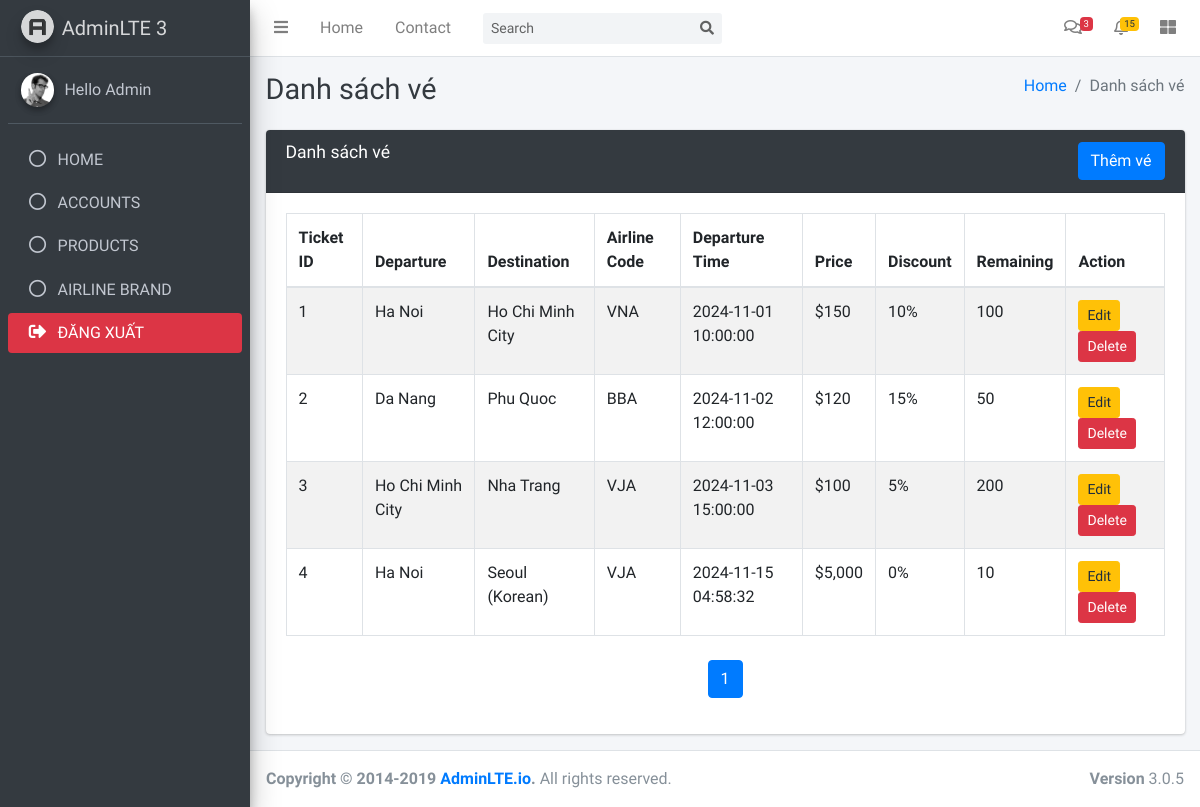
Before: /admin/product.php (signed in) with the older database file.
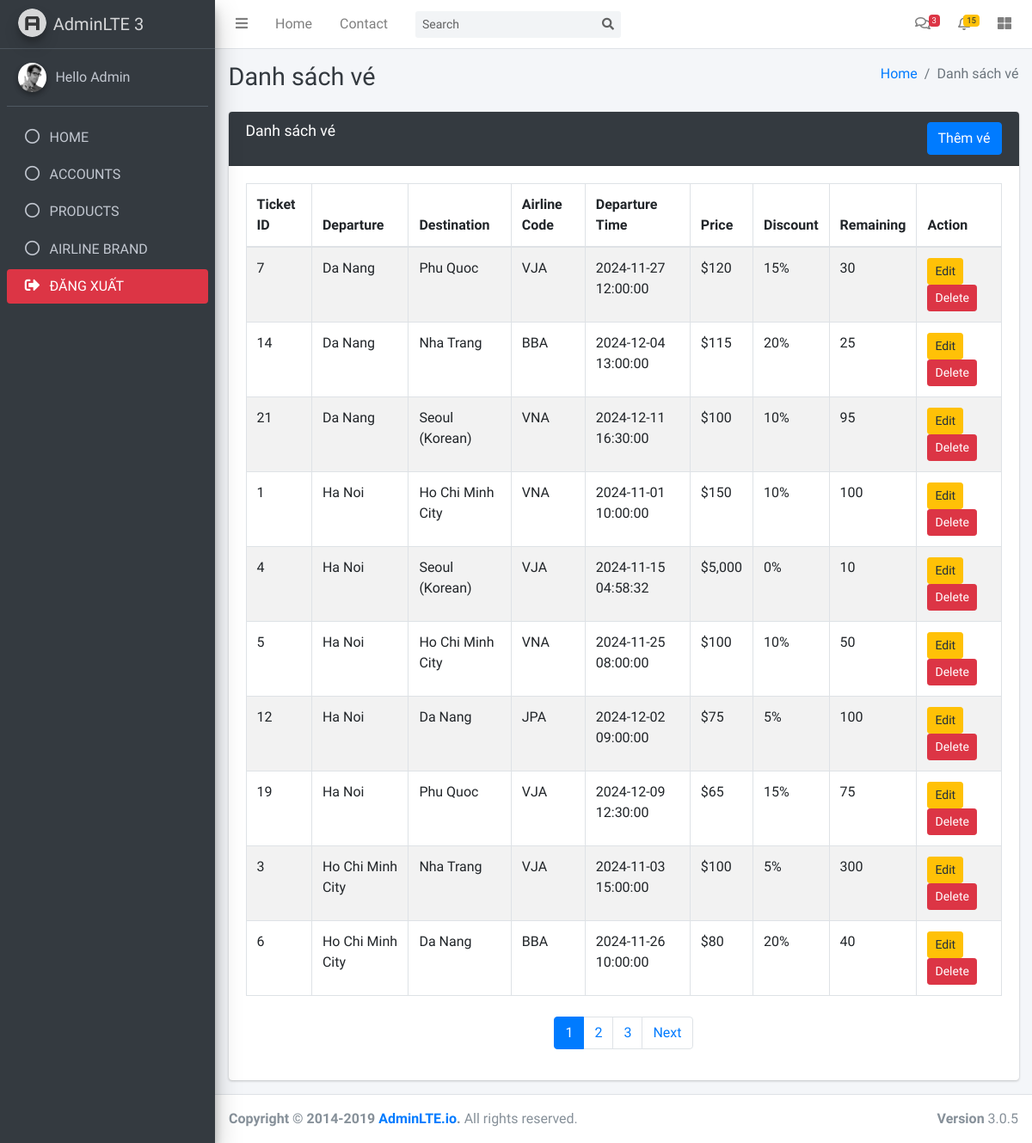
After: the same page with the newer database file.
### tables this page shows
CREATE TABLE `tickets` (
  `ticket_id` int(11) NOT NULL,
  `departure` int(11) DEFAULT NULL,
  `destination` int(11) DEFAULT NULL,
  `airline_code` varchar(10) DEFAULT NULL,
  `departure_time` datetime DEFAULT NULL,
  `price` decimal(10,2) DEFAULT NULL,
  `discount` decimal(5,2) DEFAULT 0.00,
  `remaining` int(11) DEFAULT 0
);

CREATE TABLE `locations` (
  `location_id` int(11) NOT NULL,
  `location_name` varchar(255) NOT NULL,
  `type_ticket` tinyint(4) DEFAULT NULL
);

### admin/product.php (the view, shortened to what this page needs)
<?php
include 'layout/header.php';
include '../config/connect.php';
$limit = 10;
$page = isset($_GET['page']) ? $_GET['page'] : 1;
$start = ($page - 1) * $limit;
$sql = "SELECT COUNT(*) AS total_tickets FROM tickets";
$result = mysqli_query($conn, $sql);
$total_tickets = mysqli_fetch_assoc($result)['total_tickets'];
$total_pages = ceil($total_tickets / $limit);
$sql = "SELECT t.ticket_id, l1.location_name AS departure_name, l2.location_name AS destination_name, t.airline_code, t.departure_time, t.price, (t.discount * 100) AS discount_percent, t.remaining
        FROM tickets t
        JOIN locations l1 ON t.departure = l1.location_id
        JOIN locations l2 ON t.destination = l2.location_id
        LIMIT $start, $limit";
$result = mysqli_query($conn, $sql);
?>
<div class="content-header">
    <div class="container-fluid">
        <div class="row mb-2">
            <div class="col-sm-6">
                <h1 class="m-0 text-dark">Danh sách vé</h1>
            </div>
            <div class="col-sm-6">
                <ol class="breadcrumb float-sm-right">
                    <li class="breadcrumb-item"><a href="#">Home</a></li>
                    <li class="breadcrumb-item active">Danh sách vé</li>
                </ol>
            </div>
        </div>
    </div>
</div>
<section class="content">
    <div class="container-fluid">
        <div class="row">
            <div class="col-12">
                <div class="card card-dark">
                    <div class="card-header">
                        <h3 class="card-title">Danh sách vé</h3>
                        <a href="addTicket.php" class="btn btn-primary float-right">Thêm vé</a>
                    </div>
                    <div class="card-body">
                        <table id="example1" class="table table-bordered table-striped">
                            <thead>
                                <tr>
                                    <th>Ticket ID</th>
                                    <th>Departure</th>
                                    <th>Destination</th>
                                    <th>Airline Code</th>
                                    <th>Departure Time</th>
                                    <th>Price</th>
                                    <th>Discount</th>
                                    <th>Remaining</th>
                                    <th>Action</th>
                                </tr>
                            </thead>
                            <tbody>
                                <?php
                                if ($result) {
                                    if (mysqli_num_rows($result) > 0) {
                                        while ($row = mysqli_fetch_assoc($result)) {
                                            echo "<tr>";
                                            echo "<td>" . $row['ticket_id'] . "</td>";
                                            echo "<td>" . $row['departure_name'] . "</td>";
                                            echo "<td>" . $row['destination_name'] . "</td>";
                                            echo "<td>" . $row['airline_code'] . "</td>";
                                            echo "<td>" . $row['departure_time'] . "</td>";
                                            echo "<td>$" . number_format($row['price']) . "</td>";
                                            echo "<td>" . number_format($row['discount_percent']) . "%</td>";
                                            echo "<td>" . $row['remaining'] . "</td>";
                                            echo "<td>
                                                    <a href='editTicket.php?ticket_id=" . $row['ticket_id'] . "' class='btn btn-warning btn-sm'>Edit</a>
                                                    <a href='action/deleteTicket.php?ticket_id=" . $row['ticket_id'] . "' class='btn btn-danger btn-sm'>Delete</a>
                                                </td>";
                                            echo "</tr>";
                                        }
                                    }
                                } else {
                                    echo "Error: " . $sql . "<br>" . mysqli_error($conn);
                                }
                                ?>
                            </tbody>
                        </table>
                         <br>
                        <nav aria-label="Page navigation example">
                            <ul class="pagination justify-content-center">
                                <?php for ($i = 1; $i <= $total_pages; $i++): ?>
                                    <li class="page-item <?php if ($i == $page) echo 'active'; ?>"><a class="page-link" href="?page=<?php echo $i; ?>"><?php echo $i; ?></a></li>
                                <?php endfor; ?>
                                <?php if ($page < $total_pages): ?>
                                    <li class="page-item"><a class="page-link" href="?page=<?php echo $page+1; ?>">Next</a></li>
                                <?php endif; ?>
                            </ul>
                        </nav>
                    </div>
                </div>
            </div>
        </div>
    </div>
</section>
<?php include 'layout/footer.php'; ?>

### admin/layout/header.php (shortened to what this page needs)
<!DOCTYPE html>
<html lang="en">
<head>
  <link rel="stylesheet" href="../lib/plugins/fontawesome-free/css/all.min.css">
  <link rel="stylesheet" href="http://code.ionicframework.com/ionicons/2.0.1/css/ionicons.min.css">
  <link rel="stylesheet" href="../lib/dist/css/adminlte.min.css">
</head>
<body class="hold-transition sidebar-mini">
<div class="wrapper">
  <nav class="main-header navbar navbar-expand navbar-white navbar-light">
    <ul class="navbar-nav">
      <li class="nav-item">
        <a class="nav-link" data-widget="pushmenu" href="#" role="button"><i class="fas fa-bars"></i></a>
      </li>
      <li class="nav-item d-none d-sm-inline-block">
        <a href="index3.html" class="nav-link">Home</a>
      </li>
      <li class="nav-item d-none d-sm-inline-block">
        <a href="#" class="nav-link">Contact</a>
      </li>
    </ul>
    <form class="form-inline ml-3">
      <div class="input-group input-group-sm">
        <input class="form-control form-control-navbar" type="search" placeholder="Search" aria-label="Search">
        <div class="input-group-append">
          <button class="btn btn-navbar" type="submit">
            <i class="fas fa-search"></i>
          </button>
        </div>
      </div>
    </form>
    <ul class="navbar-nav ml-auto">
      <li class="nav-item dropdown">
        <a class="nav-link" data-toggle="dropdown" href="#">
          <i class="far fa-comments"></i>
          <span class="badge badge-danger navbar-badge">3</span>
        </a>
      </li>
      <li class="nav-item dropdown">
        <a class="nav-link" data-toggle="dropdown" href="#">
          <span class="badge badge-warning navbar-badge">15</span>
        </a>
      </li>
      <li class="nav-item">
        <a class="nav-link" data-widget="control-sidebar" data-slide="true" href="#" role="button"><i
            class="fas fa-th-large"></i></a>
      </li>
    </ul>
  </nav>
  <aside class="main-sidebar sidebar-dark-primary elevation-4">
    <a href="home.php" class="brand-link">
      <img src="../lib/dist/img/AdminLTELogo.png" alt="AdminLTE Logo" class="brand-image img-circle elevation-3"
           style="opacity: .8">
      <span class="brand-text font-weight-light">AdminLTE 3</span>
    </a>
    <div class="sidebar">
      <div class="user-panel mt-3 pb-3 mb-3 d-flex">
        <div class="image">
          <img src="../lib/dist/img/user2-160x160.jpg" class="img-circle elevation-2" alt="User Image">
        </div>
        <div class="info">
          <a href="#" class="d-block">Hello Admin</a>
        </div>
      </div>
      <nav class="mt-2">
        <ul class="nav nav-pills nav-sidebar flex-column" data-widget="treeview" role="menu" data-accordion="false">
          <li class="nav-item has-treeview menu-open">
            <ul class="nav nav-treeview menu-open">
              <li class="nav-item ">
                <a href="../admin/home.php" class="nav-link">
                  <i class="far fa-circle nav-icon"></i>
                  <p>HOME</p>
                </a>
              </li>
              <li class="nav-item">
                <a href="../admin/account.php" class="nav-link">
                  <i class="far fa-circle nav-icon"></i>
                  <p>ACCOUNTS</p>
                </a>
              </li>
              <li class="nav-item">
                <a href="../admin/product.php" class="nav-link">
                  <i class="far fa-circle nav-icon"></i>
                  <p>PRODUCTS</p>
                </a>
              </li>
              <li class="nav-item">
                <a href="../admin/airlineBrand.php" class="nav-link">
                  <i class="far fa-circle nav-icon"></i>
                  <p>AIRLINE BRAND</p>
                </a>
              </li>
              <li class="nav-item">
                <a href="../admin/action/logout.php" class="nav-link text-white bg-danger">
                  <i class="fas fa-sign-out-alt nav-icon"></i>
                  <p>ĐĂNG XUẤT</p>
                </a>
              </li>
            </ul>
          </li>
        </ul>
      </nav>
    </div>
  </aside>
  <div class="content-wrapper">

### admin/layout/footer.php (shortened to what this page needs)
    </div>
  <footer class="main-footer">
    <strong>Copyright &copy; 2014-2019 <a href="http://adminlte.io">AdminLTE.io</a>.</strong>
    All rights reserved.
    <div class="float-right d-none d-sm-inline-block">
      <b>Version</b> 3.0.5
    </div>
  </footer>
</div>
</body>
</html>

Changed rows visible on the page:
removed tickets: ticket_id "2", departure.location_name "Da Nang", destination.location_name "Phu Quoc", airline_code "BBA", departure_time "2024-11-02 12:00:00", price "120", discount_percent "15", remaining "50"
added tickets: ticket_id "7", departure.location_name "Da Nang", destination.location_name "Phu Quoc", airline_code "VJA", departure_time "2024-11-27 12:00:00", price "120", discount_percent "15", remaining "30"
added tickets: ticket_id "14", departure.location_name "Da Nang", destination.location_name "Nha Trang", airline_code "BBA", departure_time "2024-12-04 13:00:00", price "115", discount_percent "20", remaining "25"
added tickets: ticket_id "21", departure.location_name "Da Nang", destination.location_name "Seoul (Korean)", airline_code "VNA", departure_time "2024-12-11 16:30:00", price "100", discount_percent "10", remaining "95"
shown differently, row unchanged: tickets id 4: moves up the list
added tickets: ticket_id "5", departure.location_name "Ha Noi", destination.location_name "Ho Chi Minh City", airline_code "VNA", departure_time "2024-11-25 08:00:00", price "100", discount_percent "10", remaining "50"
added tickets: ticket_id "12", departure.location_name "Ha Noi", destination.location_name "Da Nang", airline_code "JPA", departure_time "2024-12-02 09:00:00", price "75", discount_percent "5", remaining "100"
added tickets: ticket_id "19", departure.location_name "Ha Noi", destination.location_name "Phu Quoc", airline_code "VJA", departure_time "2024-12-09 12:30:00", price "65", discount_percent "15", remaining "75"
changed tickets id 3: remaining "200" → "300"
added tickets: ticket_id "6", departure.location_name "Ho Chi Minh City", destination.location_name "Da Nang", airline_code "BBA", departure_time "2024-11-26 10:00:00", price "80", discount_percent "20", remaining "40"
Other visible differences:
new list line: "2"
new list line: "3"
text now shown: "Next"
